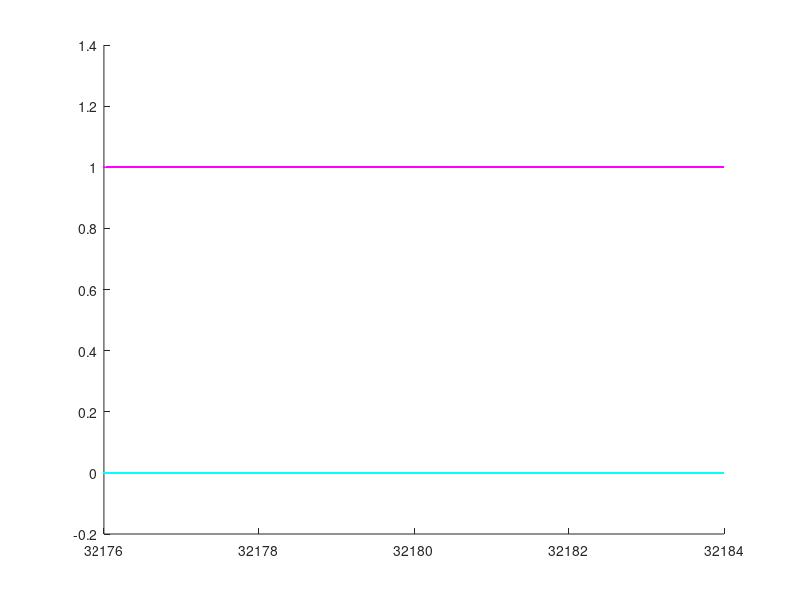

Source code (MATLAB):
function plot_c1()

  # DFT [ A*exp(-t/t0).*sin(w0*t+p) ] = ?



  # parameters
  A  = 0.892;       # signal amplitude
  n  = 0;           # noise amplitude
  f0  = 32.18e3;  # frequency
  w0  = 2*pi*f0;
  p  = 0.23;     # phase
  t0 = 0.5;           # tau

  T  = 1;
  N  = 2^18;      # number of points

  minf = f0-4;
  maxf = f0+4;


  figure; clf; hold on

  for T = 2:0.001:2.03

  # build model
  t = linspace(0,T,N);
  if (t0!=0)
    y = A*exp(-t/t0).*sin(w0*t+p) + n*(2*rand(size(t))-1);
    #y = A*exp(-t/t0 + 1i*w0*t + 1i*p) + n*(2*rand(size(t))-1);
  else
    y = A*sin(w0*t+p) + n*(2*rand(size(t))-1);
  end


  # make fft
  f = linspace(0,(N-1)/T, N);
  w = 2*pi*f;
  z = 2*fft(y)/N;

  ii = find(f>minf & f<maxf);

  # constant scaling factor which depends on boundary conditions 
  t1 = 0;
  t2 = T;
  kk = exp(1i*w0*t2/N + 1i*w0*t2 - t2/t0) - exp(1i*w0*t1/N + 1i*w0*t1-t1/t0);

  # linear function
  u = ( (w0/N + w0-w(ii))*1i - 1/t0)/kk * exp(1i*(pi/2-p)) * T/A;

  plot(f(ii), real(z(ii).*u), 'm.-')
  plot(f(ii), imag(z(ii).*u), 'c.-')

  end



end
